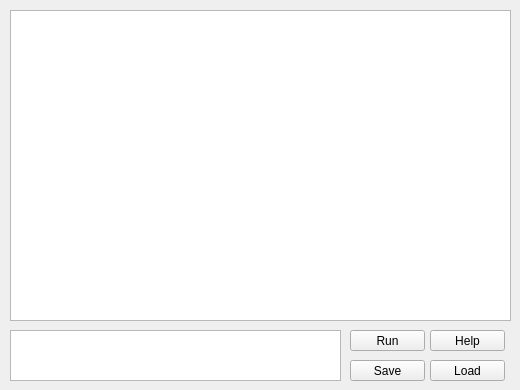
    <widget class="QWidget" name="tab_console">
     <attribute name="title">
      <string>Console</string>
     </attribute>
     <widget class="gui::codeedit::CodeEdit" name="txtConsoleCode">
      <property name="geometry">
       <rect>
        <x>10</x>
        <y>10</y>
        <width>501</width>
        <height>311</height>
       </rect>
      </property>
     </widget>
     <widget class="QPushButton" name="btnConsoleRun">
      <property name="geometry">
       <rect>
        <x>350</x>
        <y>330</y>
        <width>75</width>
        <height>21</height>
       </rect>
      </property>
      <property name="text">
       <string>Run</string>
      </property>
     </widget>
     <widget class="QTextEdit" name="txtConsoleResults">
      <property name="geometry">
       <rect>
        <x>10</x>
        <y>330</y>
        <width>331</width>
        <height>51</height>
       </rect>
      </property>
     </widget>
     <widget class="QPushButton" name="btnConsoleHelp">
      <property name="geometry">
       <rect>
        <x>430</x>
        <y>330</y>
        <width>75</width>
        <height>21</height>
       </rect>
      </property>
      <property name="text">
       <string>Help</string>
      </property>
     </widget>
     <widget class="QPushButton" name="btnConsoleSave">
      <property name="geometry">
       <rect>
        <x>350</x>
        <y>360</y>
        <width>75</width>
        <height>21</height>
       </rect>
      </property>
      <property name="text">
       <string>Save</string>
      </property>
     </widget>
     <widget class="QPushButton" name="btnConsoleLoad">
      <property name="geometry">
       <rect>
        <x>430</x>
        <y>360</y>
        <width>75</width>
        <height>21</height>
       </rect>
      </property>
      <property name="text">
       <string>Load</string>
      </property>
     </widget>
    </widget>
